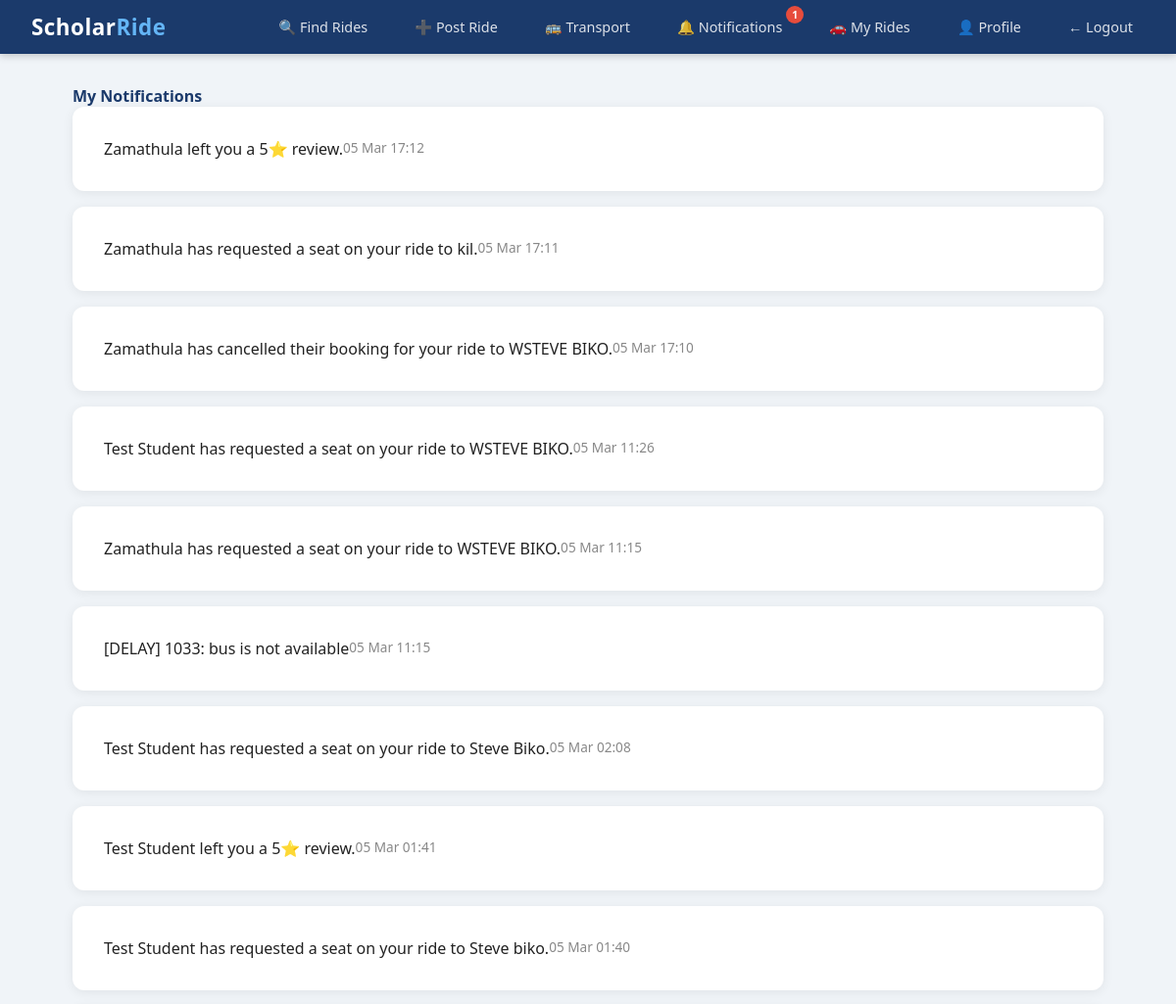
Page /notifications (signed in, upper part) on the earlier database version.
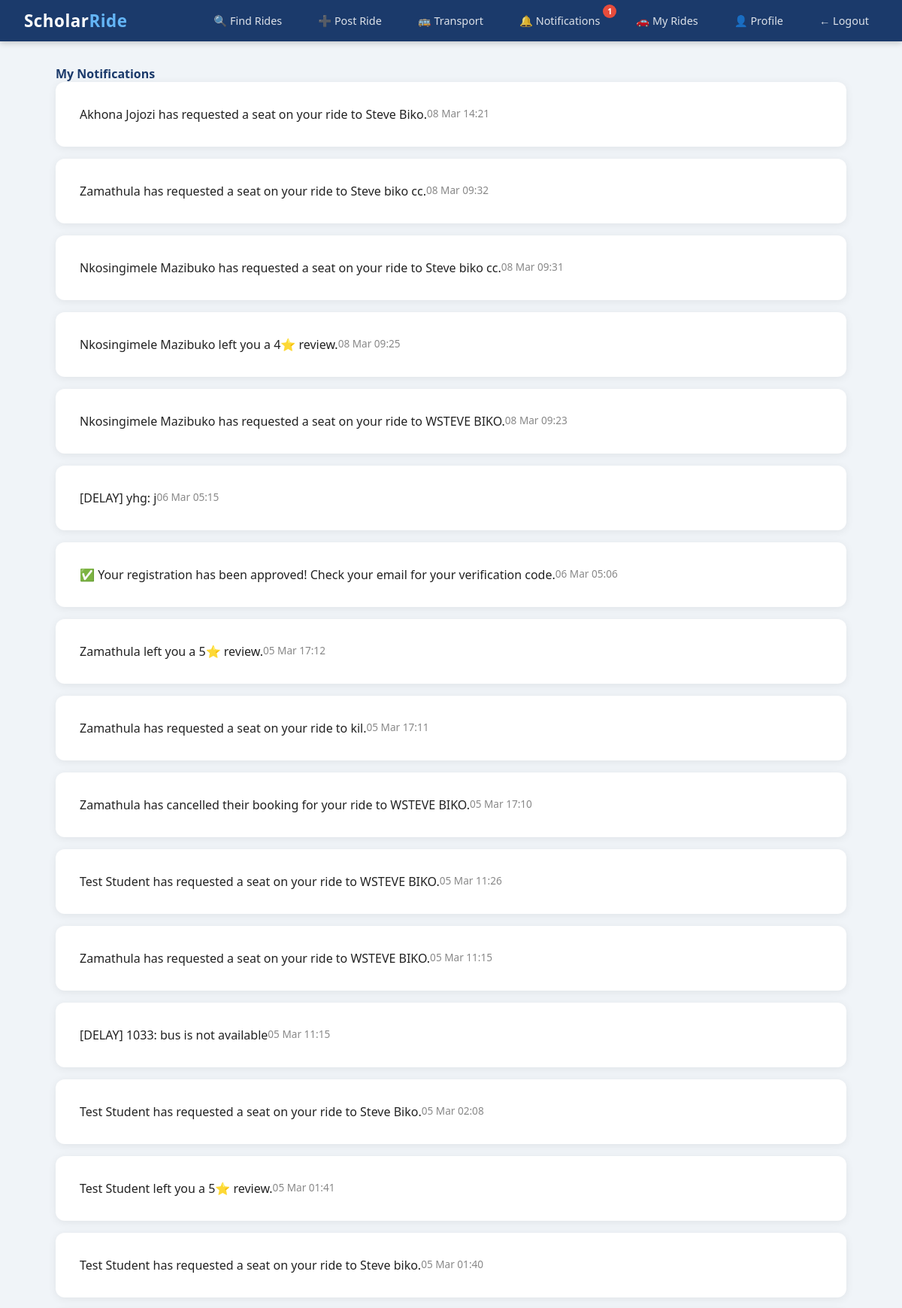
Same page on the later database version.
### scholar_ride/models.py (models this page shows)
class Notification(db.Model):
    id = db.Column(db.Integer, primary_key=True)
    user_id = db.Column(db.Integer, db.ForeignKey('user.id'), nullable=False)
    message = db.Column(db.Text, nullable=False)
    is_read = db.Column(db.Boolean, default=False)
    created_at = db.Column(db.DateTime, default=datetime.utcnow)

### scholar_ride/routes/notifications.py (the view)
@notifications.route('/notifications')
@login_required
def index():
    notifs = Notification.query.filter_by(
        user_id=current_user.id
    ).order_by(Notification.created_at.desc()).all()
    for n in notifs:
        n.is_read = True
    db.session.commit()
    return render_template('notifications.html', notifications=notifs)

### scholar_ride/models.py (called while the page is built)
@login_manager.user_loader
def load_user(user_id):
    return User.query.get(int(user_id))

### scholar_ride/templates/notifications.html (shortened to what this page needs)
{% extends "base.html" %}
{% block content %}
<h4 style="color:#1B3A6B;" class="mb-4">
     My Notifications
</h4>
{% if notifications %}
    {% for notif in notifications %}
    <div class="card mb-2 p-3 {% if not notif.is_read %}border-start border-primary border-3{% endif %}">
        <div class="d-flex justify-content-between">
            <p class="mb-0">
                {{ notif.message }}
            </p>
            <small class="text-muted ms-3 text-nowrap">
                {{ notif.created_at.strftime('%d %b %H:%M') }}
            </small>
        </div>
    </div>
    {% endfor %}
{% else %}
    <div class="text-center mt-5">
        <i class="bi bi-bell-slash" style="font-size:4rem; color:#ccc;"></i>
        <p class="text-muted mt-3">No notifications yet.</p>
    </div>
{% endif %}
{% endblock %}

Differences in the rows shown:
added Notification: message "Akhona Jojozi has requested a seat on your ride to Steve Biko.", created_at "08 Mar 14:21"
added Notification: message "Zamathula has requested a seat on your ride to Steve biko cc.", created_at "08 Mar 09:32"
added Notification: message "Nkosingimele Mazibuko has requested a seat on your ride to Steve biko cc.", created_at "08 Mar 09:31"
added Notification: message "Nkosingimele Mazibuko left you a 4⭐ review.", created_at "08 Mar 09:25"
added Notification: message "Nkosingimele Mazibuko has requested a seat on your ride to WSTEVE BIKO.", created_at "08 Mar 09:23"
added Notification: message "[DELAY] yhg: j", created_at "06 Mar 05:15"
added Notification: message "✅ Your registration has been approved! Check your email for your verification code.", created_at "06 Mar 05:06"
